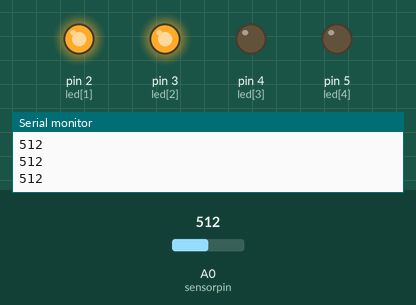
This sketch was run on a simulated Arduino Uno, built with avr-gcc and run on an emulated ATmega328P. On the bench: output pins drawn as LEDs (lit = HIGH), the last lines printed to the serial monitor. The test bench sets the inputs (shaded band); at power-on: A0 (sensorpin) = 512.

Above: at 1.2 s.
1.3 s: A0 (sensorpin) set to 469
2.8 s: A0 (sensorpin) set to 432
At 4.0 s:
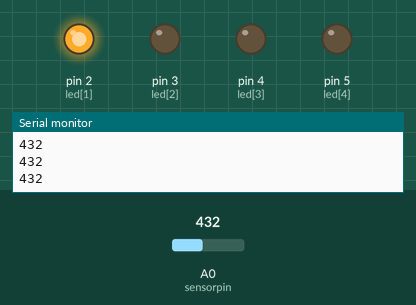
4.3 s: A0 (sensorpin) set to 269
5.8 s: A0 (sensorpin) set to 235
At 6.5 s:
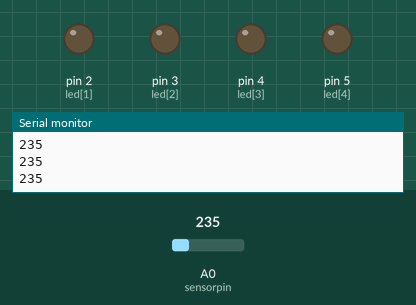
7.3 s: A0 (sensorpin) set to 660
At 8.5 s:
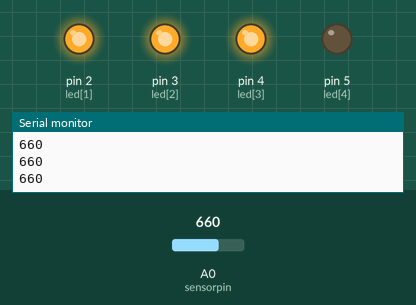
8.8 s: A0 (sensorpin) set to 641
At 10.0 s:
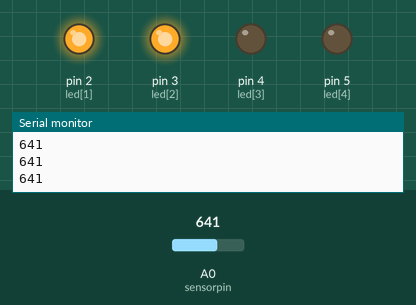
Timing chart, 0 to 11.3 s (numbered marks = the images above; inputs shaded):
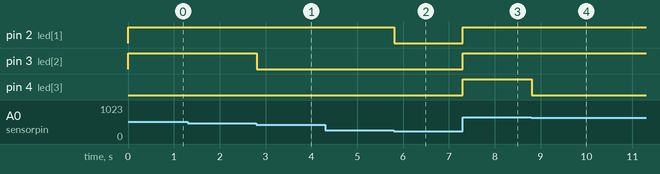

Measured:
- the behaviour switches between 451 and 450 on A0 (sensorpin) (found by bisection; images 0 and 1)
- the behaviour switches between 251 and 250 on A0 (sensorpin) (found by bisection; images 1 and 2)
- the behaviour switches between 651 and 650 on A0 (sensorpin) (found by bisection; images 3 and 4)
- after the input at 2.8 s, pin 3 (led[2]): HIGH → LOW at once
- after the input at 5.8 s, pin 2 (led[1]): HIGH → LOW at once
- after the input at 7.3 s, pin 2 (led[1]), pin 3 (led[2]), pin 4 (led[3]): LOW → HIGH at once
- after the input at 8.8 s, pin 4 (led[3]): HIGH → LOW at once

The sketch:

card.ino
```cpp
// Pins
int sensorpin = A0;
const int led[] = {1, 2, 3, 4, 5};
int sensorvalue = 0;

void setup() {
  // serial data transmission
  Serial.begin(9600);

  // configure pin to OUTPUT
  pinMode(led[1], OUTPUT);
  pinMode(led[2], OUTPUT);
  pinMode(led[3], OUTPUT);
  pinMode(led[4], OUTPUT);
  pinMode(led[5], OUTPUT);

}

void loop() {
  // read the value from the analog pin "sensorpin"
  sensorvalue = analogRead(sensorpin);

  // print the value
  Serial.println(sensorvalue);

  // if the value is high than a certain number turn on/off the LED on a specific pin
  if (sensorvalue > 250) {
    digitalWrite(led[1], HIGH);
  } else {
    digitalWrite(led[1], LOW);
  }

  if (sensorvalue > 450) {
    digitalWrite(led[2], HIGH);
  } else {
    digitalWrite(led[2], LOW);
  }

  if (sensorvalue > 650) {
    digitalWrite(led[3], HIGH);
  } else {
    digitalWrite(led[3], LOW);
  }

  if (sensorvalue > 850) {
    digitalWrite(led[4], HIGH);
  } else {
    digitalWrite(led[4], LOW);
  }

  if (sensorvalue > 1000) {
    digitalWrite(led[5], HIGH);
  } else {
    digitalWrite(led[5], LOW);
  }
}
```
